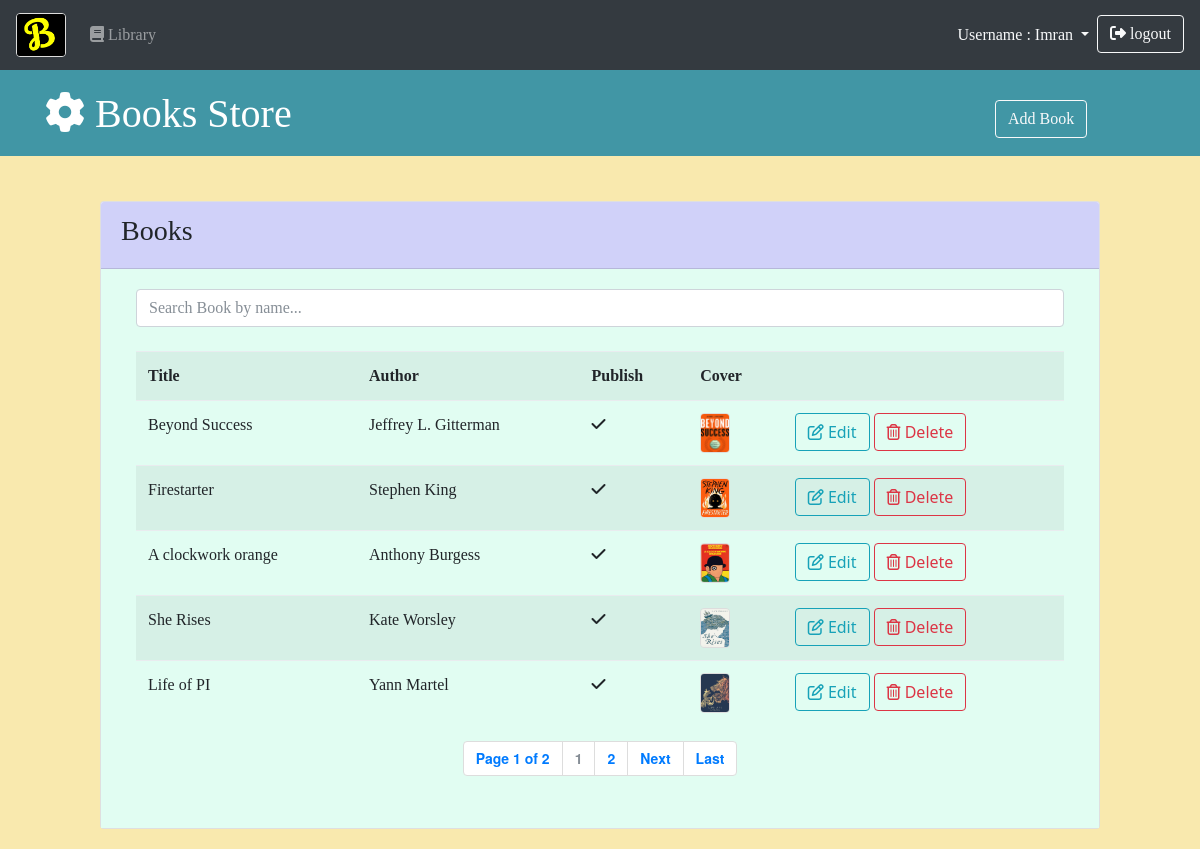
Page /book.php (signed in) on the committed database.
### tables this page shows
CREATE TABLE `book_info` (
  `id` int(11) NOT NULL,
  `username` varchar(50) NOT NULL,
  `book_name` varchar(50) NOT NULL,
  `book_author` varchar(50) NOT NULL,
  `book_body` varchar(20000) NOT NULL,
  `book_cover` varchar(100) NOT NULL,
  `totalVisit` int(11) NOT NULL
);

### book.php (the view, shortened to what this page needs)
<?php
require 'config.php';
$username = $_SESSION['user_login'];
?>
<!DOCTYPE html>
<html lang="en">
<head>
    <link rel="stylesheet" href="asset/css/bootstrap.min.css">
    <link rel="stylesheet" href="asset/css/style.css">
    <link rel="stylesheet" href="http://fontawesome.io/assets/font-awesome/css/font-awesome.css">
</head>
<body class="indexBook">
    <nav class="navbar navbar-expand-md navbar-dark bg-dark">
        <a class="navbar-brand indexHeading" href="index.php">
            <img src="asset/img/logo.PNG" alt="logo" style="width: 50px">
        </a>
        <div class="collapse navbar-collapse" id="navbarsExampleDefault">
            <ul class="navbar-nav mr-auto">
                <?php
                    if (isset($_SESSION['user_login'] )) {
                        echo '
                        <li class="nav-item">
                            <a class="nav-link" href="book.php">
                                <i class="fa fa-book" aria-hidden="true"></i>
                                Library
                            </a>
                        </li>
                        ';
                    }
                ?>
            </ul>
            <ul class="navbar-nav nav-right">
                <?php
                    if (isset($_SESSION['user_login'] )) {
                        echo '
                        <li class="nav-item dropdown">
                            <a class="nav-link text-light dropdown-toggle" id="dropdown01" data-toggle="dropdown" aria-haspopup="true" aria-expanded="false">
                                Username : '.ucfirst($_SESSION['user_login']).'
                            </a>
                            <div class="dropdown-menu" aria-labelledby="dropdown01">
                                <a class="dropdown-item" href="view_profile.php">
                                    <i class="fa fa-user-circle" aria-hidden="true"></i>
                                    View Profile
                                </a>
                                <a class="dropdown-item" href="setting.php">
                                    <i class="fa fa-cogs" aria-hidden="true"></i>
                                    Setting
                                </a>
                                <a class="dropdown-item" href="change_password.php">
                                    <i class="fa fa-key" aria-hidden="true"></i>
                                    Change Password
                                </a>
                            </div>
                        </li>
                        <li class="nav-item">
                            <a class="btn btn-outline-light" href="logout.php">
                                <i class="fa fa-sign-out" aria-hidden="true"></i>
                                logout
                            </a>
                        </li>
                        ';
                    }
                ?>
            </ul>
        </div>
    </nav>
    <header id="header">
        <div class="container">
            <div class="row">
                <div class="col-md-6">
                    <h1 style="font-family: cooper black">
                        <i class="fa fa-cog" aria-hidden="true"></i> Books Store
                    </h1>
                </div>
                <div class="col-md-4">
                </div>
                <div class="col-md-2 create">
                    <button type="button" class="btn btn-outline-light" data-toggle="modal" data-target="#addPage">
                        Add Book
                    </button>
                </div>
            </div>
        </div>
    </header>
    <div class="bd-example profileSetting">
        <div class="card ">
            <div class="card-header cardHead">
                <h3>Books</h3>
            </div>
            <div class="card-body cardBody">
                <div class="container">
                    <div class="row">
                        <div class="col-md-12">
                            <input class="form-control" type="text" id="bookInput" onkeyup="searchFilter()" maxlength="100" placeholder="Search Book by name...">
                        </div>
                    </div>
                    <br>
                    <table class="table table-striped table-hover" id="bookTable">
                        <tr>
                            <th>Title</th>
                            <th>Author</th>
                            <th>Publish</th>
                            <th>Cover</th>
                            <th></th>
                        </tr>
                        <?php
                        include("pagination.php");
                        $page = (int) (!isset($_GET["page"]) ? 1 : $_GET["page"]);
                        $limit = 5;
                        $startpoint = ($page * $limit) - $limit;
                        $statement = "book_info WHERE `username` = '$username'";
                        $bookdata = array();
                        $bookresult=mysqli_query($conn, "SELECT `id`, `book_name`, `book_author`, `book_cover` FROM {$statement} LIMIT {$startpoint} , {$limit}");
                        if ($bookresult) {
                            while ($bookrows = $bookresult->fetch_array(MYSQLI_ASSOC)) {
                                $bookdata[] = $bookrows;
                            }
                        }
                        foreach ($bookdata as $bookrow) {
                            echo '
                            <tr>
                                <td class="text-truncate">'.ucfirst($bookrow['book_name']).'</td>
                                <td class="text-truncate">'.ucwords($bookrow['book_author']).'</td>
                                <td><i class="fa fa-check" aria-hidden="true"></i></td>
                                <td><a href="view_book.php?id='.$bookrow['id'].'"><img src="asset/books/'.$bookrow['book_cover'].'" width="30" height="40"></a></td>
                                <td>
                                    <a class="btn btn-outline-info" style="font-family: Segoe UI;" href="edit_book.php?id='.$bookrow['id'].'">
                                        <i class="fa fa-pencil-square-o" aria-hidden="true"></i>
                                        Edit
                                    </a>
                                    <button type="button" style="font-family: Segoe UI;" class="btn btn-outline-danger" onclick="deleteBookId('.$bookrow['id'].')" data-toggle="modal" data-target="#deleteBook">
                                        <i class="fa fa-trash-o" aria-hidden="true"></i>
                                        Delete
                                    </button>
                                </td>
                            </tr>
                            ';
                        }
                        ?>
                    </table>
                    <?php
                        echo "<div id='paging' >";
                        echo pagination($statement,$limit,$page);
                        echo "</div>";
                    ?>
                </div>
            </div>
        </div>
    </div>
</body>
</html>

### asset/css/style.css (style rules this page uses)
#header { background: #4196a5; color: #ffffff; padding-bottom: 10px; margin-bottom: 15px; padding-top: 20px; }
.create { padding-top: 10px; }
.indexHeading { font-family: "Bradley Hand ITC", sans-serif!important; font-weight: bold; }
.indexBook { font-family: cooper black; background: #f9e9ae; }
.cardBody { background: #e1fdf2; }
.cardHead { background: #d0d1f9; }
#paging { -webkit-text-size-adjust: 100%; -webkit-font-smoothing: antialiased; -moz-osx-font-smoothing: grayscale; word-wrap: break-word; font-family: source_sans_proregular,'Helvetica Neue',Arial,Helvetica,Geneva,sans-serif; font-size: 14px; color: #222; font-weight: 600; line-height: 22px; letter-spacing: normal; }
@media only screen and (max-width: 1200px) { .profileSetting { padding-left: 50px; padding-right: 50px; padding-top: 30px; padding-bottom: 20px; } }
@media only screen and (min-width: 1200px) { .profileSetting { padding-left: 100px; padding-right: 100px; padding-top: 30px; padding-bottom: 20px; } }

### book.php (style rules this page uses)
img { border: 1px solid #ddd; border-radius: 4px; }

### rows in the picture
book_info: book_name "Beyond Success", book_author "Jeffrey L. Gitterman", book_cover (picture)
book_info: book_name "Firestarter", book_author "Stephen King", book_cover (picture)
book_info: book_name "A clockwork orange", book_author "Anthony Burgess", book_cover (picture)
book_info: book_name "She Rises", book_author "Kate Worsley", book_cover (picture)
book_info: book_name "Life of PI", book_author "Yann Martel", book_cover (picture)

### other values in the picture
$_SESSION['user_login'] "Imran"
$page "1"
$lastpage "2"
